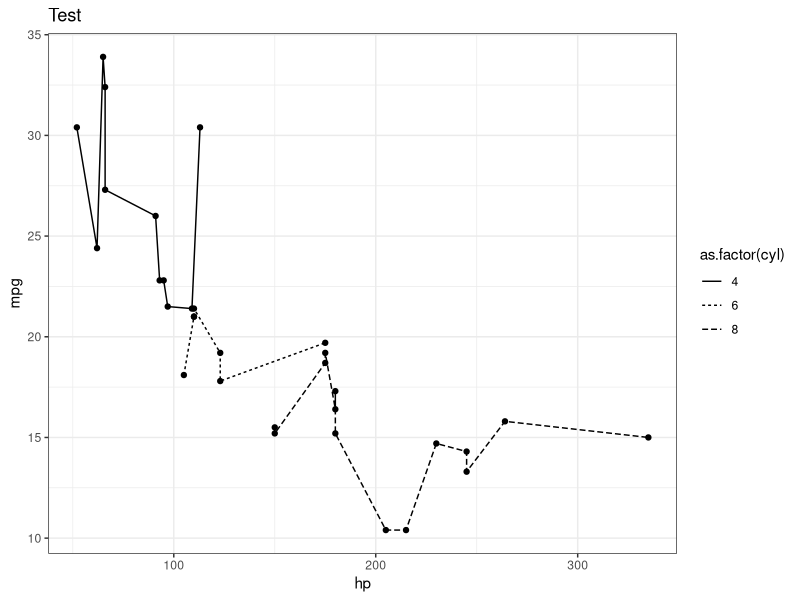
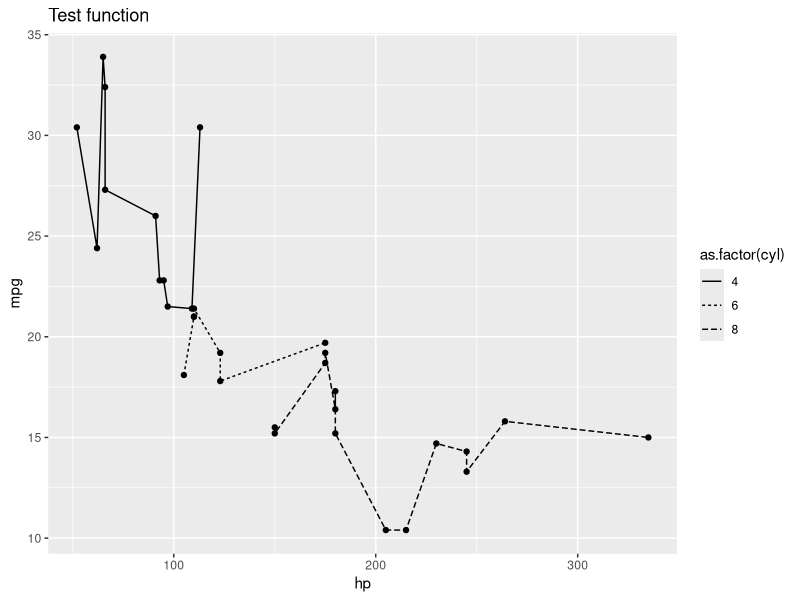
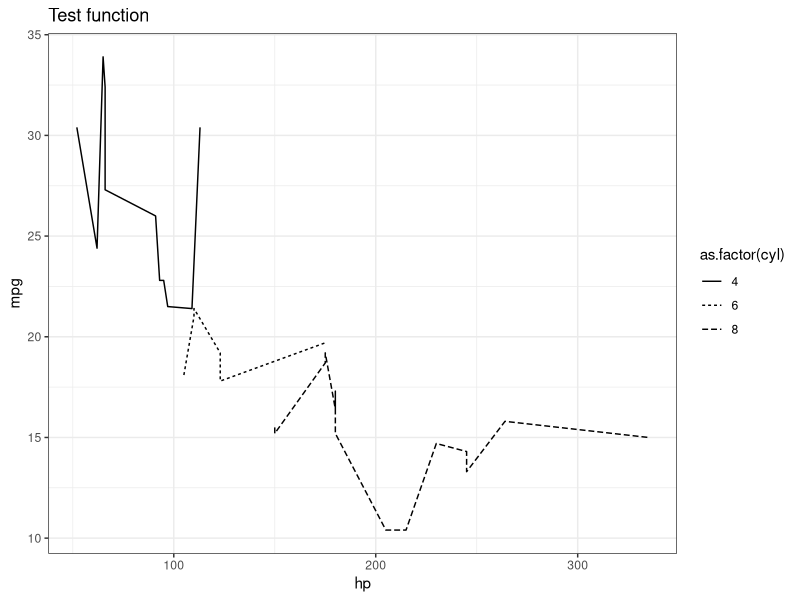

Here is the R script that generated these plots, in order: (Note: this script raises an error after producing the figures.)
## ---- chunk 1
knitr::opts_chunk$set(echo = TRUE)
## ---- chunk 2
# ---- ggplot create ggproto ----
# you can make a list of element objects
library("ggplot2")
library("magrittr")

test_gg <- list(geom_point(), theme_bw())
(mtcars %>% 
  ggplot(aes(x = hp, y = mpg, linetype = as.factor(cyl))) +
  geom_line() +
  test_gg[1] +
  labs(title = "Test") + 
  test_gg[2]) %>%
  print()

# useful in a function
test_plt <- function(.x, type) {
  test_gg <- list(geom_point(), theme_bw())
  .x  %>% 
    ggplot(aes(x = hp, y = mpg, linetype = as.factor(cyl))) +
    geom_line() +
    labs(title = "Test function") + 
    test_gg[type]
}
test_plt(mtcars, 1) %>% print()
test_plt(mtcars, 2) %>% print()

rm(test_plt, test_gg)
pkg <- c("package:ggplot2", "package:magrittr")
detach(pkg)
detach(c("package:ggplot2", "package:magrittr"))
detach("package:ggplot2")
detach("package:magrittr")
## ---- chunk 3
library("ggplot2")
library("cowplot")
library("patchwork")

dat <- iris
dat$Sepal.Length <- dat$Sepal.Length * 100
dat$Petal.Width <- dat$Petal.Width * 1000

p1 <- ggplot(dat, aes(Sepal.Width, Sepal.Length)) + 
  geom_point() + theme(axis.line = element_line())
p2 <- ggplot(dat, aes(Sepal.Width, Petal.Width)) + geom_point() +
  theme(axis.line = element_line())

p3 <- ggplot(dat, aes(Sepal.Width, Petal.Length)) + 
  geom_point(aes(color = "Petal.Length")) +
  geom_point(aes(y = Sepal.Length/100, color = "Sepal.Length")) +
  geom_point(aes(y = Petal.Width / 1000, color = "Petal.Width")) +
  theme(axis.line = element_line(),
        plot.margin = margin(10, 10, 10, 30))


p1
p2
p3
wrap_elements(get_plot_component(p1, "ylab-l")) +
  wrap_elements(get_y_axis(p1)) +
  wrap_elements(get_plot_component(p2, "ylab-l")) +
  wrap_elements(get_y_axis(p2)) +
  p3 + 
  plot_layout(widths = c(3, 1, 3, 1, 40))


